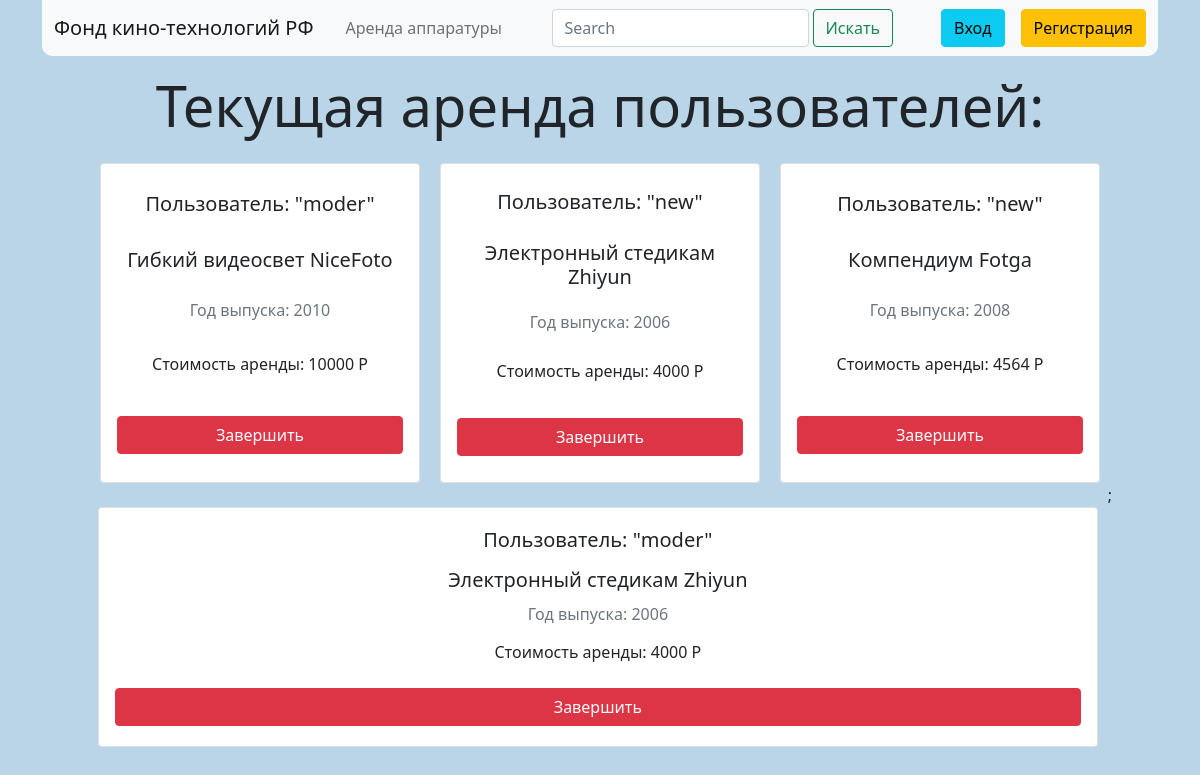
The app's page /adminActive.php with its own data.
### req/adminactive.php (the view, shortened to what this page needs)
<?
	$res=$conn->query("SELECT `d`.`Наименование`, `d`.`Год_выпуска`, `d`.`Стоимость_аренды`,`z`.`user_login`, `z`.`device_id` FROM `текущая_аренда` as z
	INNER JOIN `аппаратура` AS d ON d.`ID_аппаратуры`=`z`.`device_id` ");
$i=1;
while($row=$res->fetch_assoc()){
	if($i%4):?>
	<hr><form class="card mt-3 " style="width: 20rem;height:20rem;" action="req/adminclose.php" method="POST">
				<div class="card-body d-flex flex-column justify-content-around text-center">
				<h5 class="card-title ">Пользователь: "<? echo $row['user_login'];?>"</h5>
					<h5 class="card-title "><? echo $row['Наименование'];?></h5>
					<h6 class="card-subtitle mb-2 text-muted">Год выпуска: <? echo $row['Год_выпуска'];?></h6>
					<p class="card-text">Стоимость аренды: <? echo $row['Стоимость_аренды'];?> Р</p>
					<button type="submit" name="u_id" class="btn btn-danger" value="<? echo $row['user_login'];?>">Завершить</button>
				</div>
			</form><hr>
	<?else:?>
		<hr><form class="card mt-4 mb-1 card-row" style="width: 62.5rem;height:15rem;" action="req/adminclose.php" method="POST">
				<div class="card-body d-flex flex-column justify-content-around text-center">
				<h5 class="card-title ">Пользователь: "<? echo $row['user_login'];?>"</h5>
					<h5 class="card-title "><? echo $row['Наименование'];?></h5>
					<h6 class="card-subtitle mb-2 text-muted">Год выпуска: <? echo $row['Год_выпуска'];?></h6>
					<p class="card-text">Стоимость аренды: <? echo $row['Стоимость_аренды'];?> Р</p>
					<button type="submit" name="u_id" class="btn btn-danger" value="<? echo $row['user_login'];?>">Завершить</button>
				</div>
			</form><hr>;
	<?endif;
		$i+=1;
	}
		?>

### css/style.css (style rules this page uses)
body { background-color: rgb(185, 213, 231); }
.card { margin-left: 10px; margin-right: 10px; }
.card-body { height: 100%; transition: .3s; }

### records on screen
текущая_аренда: user_login "moder", аппаратура.Наименование "Гибкий видеосвет NiceFoto", аппаратура.Год_выпуска "2010", аппаратура.Стоимость_аренды "10000"
текущая_аренда: user_login "new", аппаратура.Наименование "Электронный стедикам Zhiyun", аппаратура.Год_выпуска "2006", аппаратура.Стоимость_аренды "4000"
текущая_аренда: user_login "new", аппаратура.Наименование "Компендиум Fotga", аппаратура.Год_выпуска "2008", аппаратура.Стоимость_аренды "4564"
текущая_аренда: user_login "moder", аппаратура.Наименование "Электронный стедикам Zhiyun", аппаратура.Год_выпуска "2006", аппаратура.Стоимость_аренды "4000"
